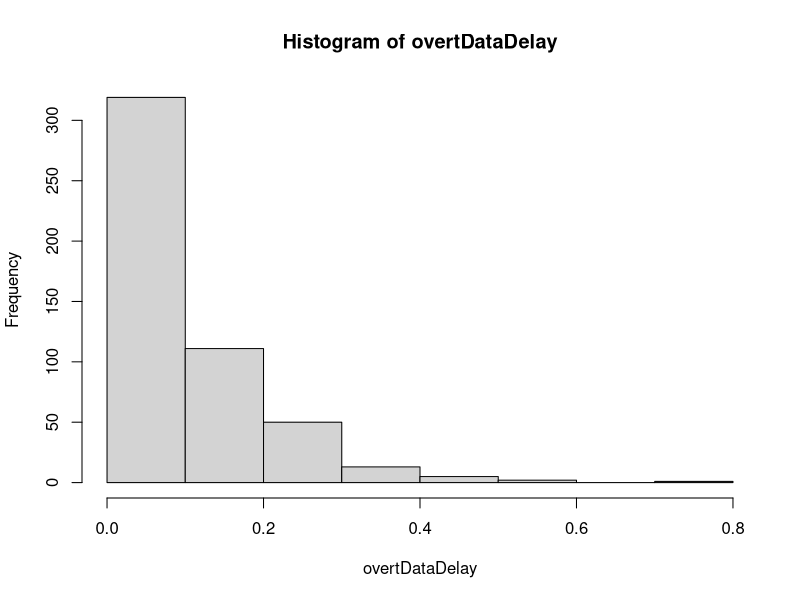
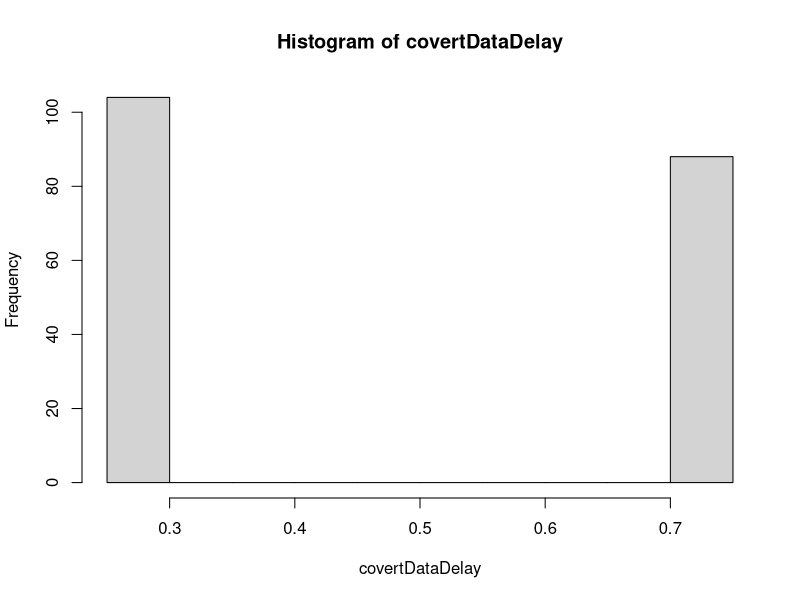
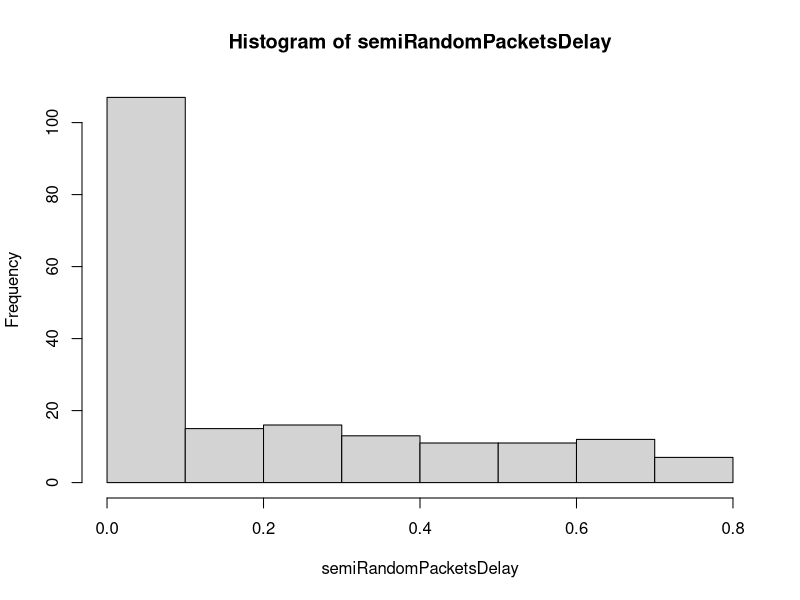
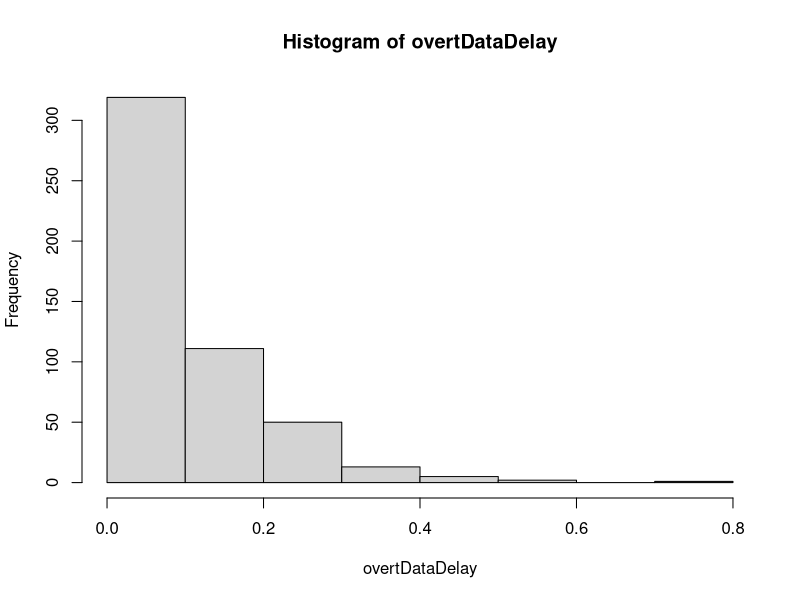
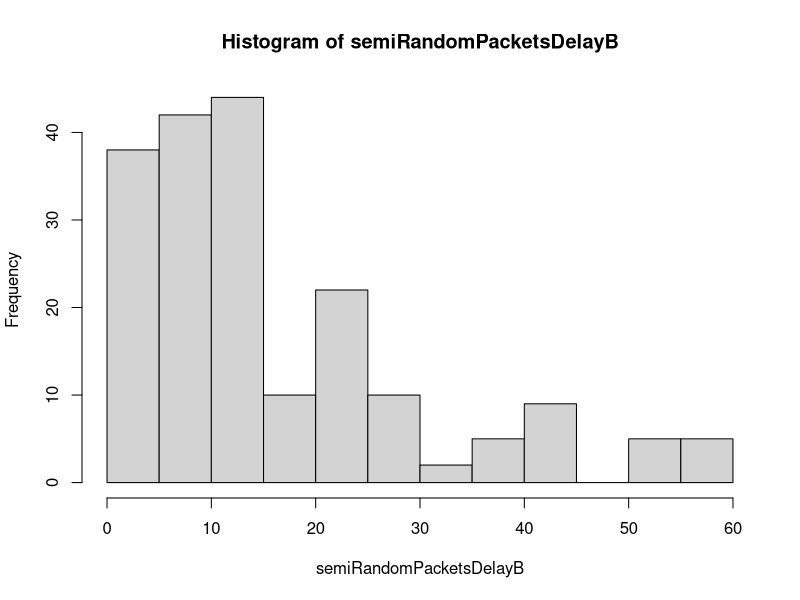
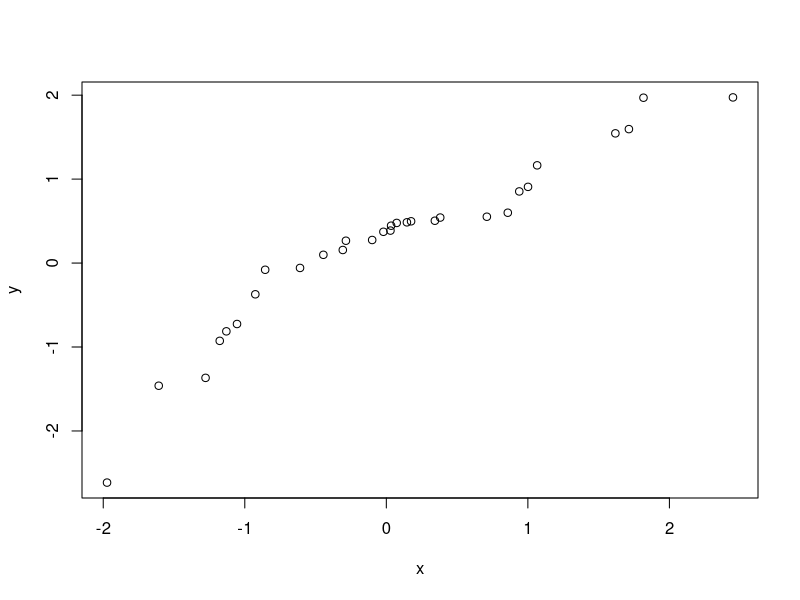
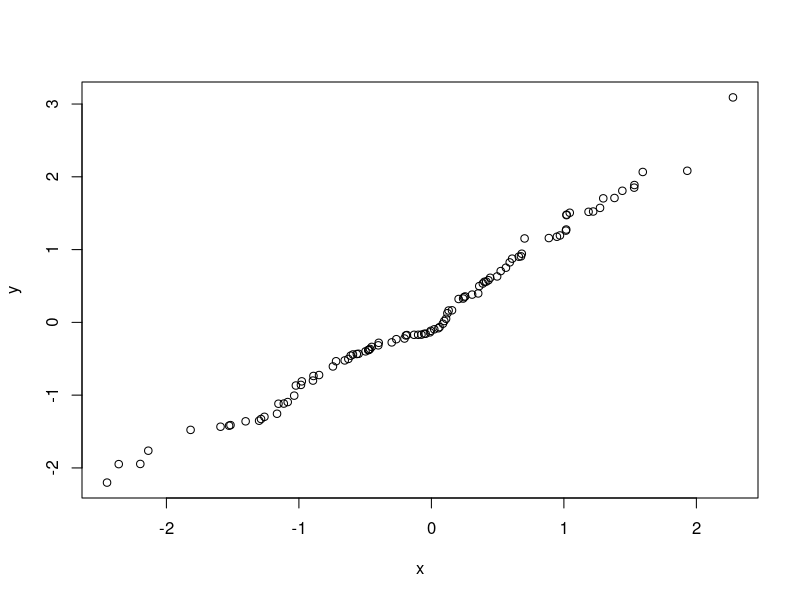
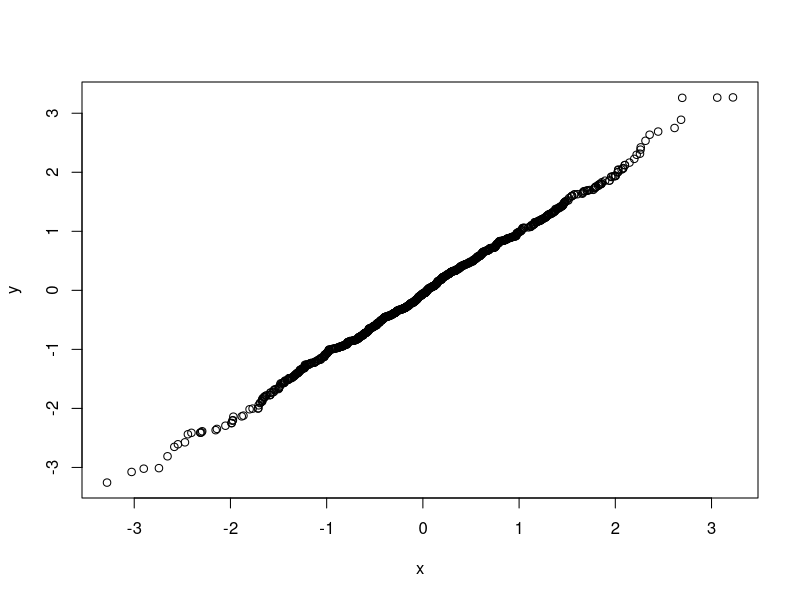

Here is the R script that generated these plots, in order:
overtData <- read.csv(file = "Traffic_data_orig.csv", header = TRUE,sep = ",")
secretMessage <- "this is a secret message"
messageLen = as.numeric(nchar(secretMessage))

CharToBinary = function(pchar) {
  lhex = charToRaw(pchar)
  lbits = rev(as.numeric(rawToBits(lhex)))
  return(lbits)
}#Converts a character to Binary equivalent 

StringToBinary = function(pstr, pstrlen) {
  lbitstream = NULL
  ltemp = NULL
  for (i in 1:pstrlen) {
    ltemp = CharToBinary(substring(pstr,i,i))
    lbitstream <- c(lbitstream,ltemp)
  }
  return(lbitstream)
}#converts a string to Binary vector

#Q1. GENERATING MODIFIED PACKET STREAM 
binaryMessage = StringToBinary(secretMessage, messageLen)
lenBinaryMessage = as.numeric(length(binaryMessage))
covertPackets = NULL
timeStream = 0
covertDataDelay = NULL

for (i in 1:lenBinaryMessage) {
  if(binaryMessage[i] == 0){
    timeStream <- timeStream + 0.25
    covertDataDelay <- c(covertDataDelay,0.25)
  }#if bit is 0, delay is 0.25
  else{
    timeStream <- timeStream + 0.75
    covertDataDelay <- c(covertDataDelay,0.75)
  }#if bit is 1, delay is 0.75
  covertPackets <- c(covertPackets,timeStream)
  
}#loop to generate packet stream from binary message  

#Q2. Generating the Histogram
temp = 0 #holds the previous timestamp
overtDataDelay = numeric(dim(overtData)[1])

for( i in 1:dim(overtData)[1])
{
  overtDataDelay[i] = overtData[i,2] - temp
  temp = overtData[i,2]
}

hist(overtDataDelay)
hist(covertDataDelay)


#Eve will be suspicious of the 0.75 & 0.25 because it's exactly two unique differences, whereas for the "Overt" data, given to us in the CSV, the histogram looks more like a negative exponential distribution, which is what you would expect of this type of time dependent data



#Q3
set.seed(1237)
m = median(overtDataDelay)
min = min(overtDataDelay)
max = max(overtDataDelay)

semiRandomPacketsDelay = NULL
semiRandomPackets = NULL
timeStream = 0

for (i in 1:lenBinaryMessage) {
  if(binaryMessage[i] == 0){
    timeLapse = runif(1, min, m)
  }#if bit is 0, delay is 0.25
  else{
    timeLapse = runif(1, m, max)
  }#if bit is 1, delay is 0.75
      timeStream <- timeStream + timeLapse
      semiRandomPacketsDelay <- c(semiRandomPacketsDelay,timeLapse)
  semiRandomPackets <- c(semiRandomPackets,timeStream)
}#loop to generate packet stream from binary message  



#Q4
hist(semiRandomPacketsDelay)
hist(overtDataDelay)


#Q5
set.seed(1237)
#m = median(overtDataDelay)
#m = quantile(overtDataDelay, probs = c(0.75) ,names= FALSE)
m - mean(overtDataDelay)
min = min(overtDataDelay)
max = max(overtDataDelay)

semiRandomPacketsDelayB = NULL
semiRandomPacketsB = NULL
timeStream = 0
Nexp <- rexp(lenBinaryMessage, m)

for (i in 1:lenBinaryMessage) {
  if(binaryMessage[i] == 0){
    timelapse = Nexp[i] 
    #timeLapse = rexp(1, m)
  }#if bit is 0, delay is 0.25
  else{
    timeLapse = Nexp[i] + (i^2 * 0.00025)
    #timeLapse = runif(1, m)
  }#if bit is 1, delay is 0.75
      timeStream <- timeStream + timeLapse
      semiRandomPacketsDelayB <- c(semiRandomPacketsDelayB,timeLapse)
  semiRandomPacketsB <- c(semiRandomPacketsB,timeStream)
}#loop to generate packet stream from binary message  
hist(semiRandomPacketsDelayB)

###################### PART #2 DETECTION ##########################
set.seed(1237)

#Step 1
x <- rnorm(30,mean = 0,sd = 1)
y <- rnorm(30,mean = 0,sd = 1)
qqplot(x,y, plot.it = TRUE)


#Step 2
x <- rnorm(100,mean = 0,sd = 1)
y <- rnorm(100,mean = 0,sd = 1)
qqplot(x,y, plot.it = TRUE)

x <- rnorm(1000,mean = 0,sd = 1)
y <- rnorm(1000,mean = 0,sd = 1)
qqplot(x,y, plot.it = TRUE)

#It is clear that the shape of the qqplot becomes more linear as n increases.
#This makes sense as the two distributions are exactly the same.
#The points are dense on the graph between the 1st and 3rd quartiles; they are especially dense around the mean. 

#Stem 3
x <- rnorm(100,mean = 0,sd = 1)
y <- rnorm(100,mean = 5,sd = 3)
qqplot(x,y, plot.it = TRUE)
#The shape of this qqplot also appears to be linear despite the fact that the means and standard deviations are different.
#Obviously, this shows us that the qqplot only indicates the similarity of two distributions regardless of their individual parameters. 

#Step 4
x <- rexp(100,rate = 1)
y <- rexp(100,rate = 1)
qqplot(x,y, plot.it = TRUE)

x <- rexp(1000,rate = 1)
y <- rexp(1000,rate = 1)
qqplot(x,y, plot.it = TRUE)

#It is clear that the shape of the qqplot becomes more linear as n increases.
#This makes sense as the two distributions are exactly the same.
#The points are dense around 1 which makes sense as the mean for an exponencial distribution is (lamda)^-1. 

#Step 5
x <- rnorm(100,mean = 0,sd = 1)
y <- rexp(100,rate = 1)
qqplot(x,y, plot.it = TRUE)

x <- rnorm(500,mean = 0,sd = 1)
y <- rexp(500,rate = 1)
qqplot(x,y, plot.it = TRUE)

#Step 6
qqplot(overtDataDelay, covertDataDelay, plot.it = TRUE)

#Step 7
qqplot(overtDataDelay, semiRandomPacketsDelay, plot.it = TRUE)

#Step 8
qqplot(overtDataDelay, semiRandomPacketsDelayB, plot.it = TRUE)

